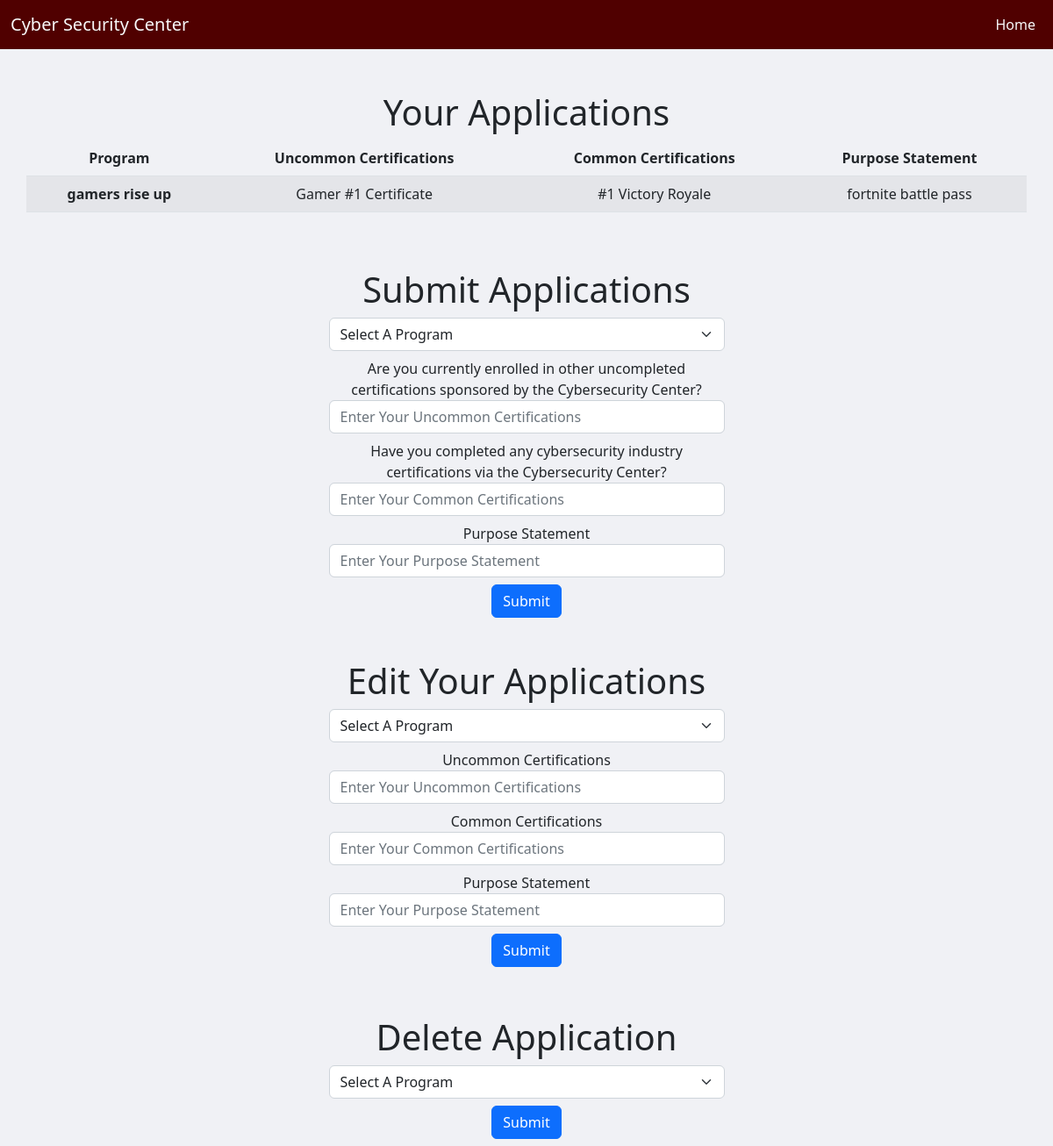
/applications-student.php (signed in), run on the app's committed database.
### tables this page shows
CREATE TABLE `applications` (
  `App_Num` int NOT NULL AUTO_INCREMENT,
  `Program_Num` int DEFAULT NULL,
  `UIN` int DEFAULT NULL,
  `Uncom_Cert` varchar(500) DEFAULT NULL,
  `Com_Cert` varchar(500) DEFAULT NULL,
  `Purpose_Statement` longtext,
  PRIMARY KEY (`App_Num`),
  KEY `Program_Num_app_idx` (`Program_Num`),
  KEY `UIN_app_idx` (`UIN`),
  CONSTRAINT `Program_Num_app` FOREIGN KEY (`Program_Num`) REFERENCES `programs` (`Program_Num`),
  CONSTRAINT `UIN_app` FOREIGN KEY (`UIN`) REFERENCES `college_student` (`UIN`)
);

CREATE TABLE `programs` (
  `Program_Num` int NOT NULL AUTO_INCREMENT,
  `Name` varchar(45) DEFAULT NULL,
  `Description` varchar(5000) DEFAULT NULL,
  `isDeleted` binary(1) DEFAULT NULL,
  PRIMARY KEY (`Program_Num`)
);

### applications-student.php (the view, shortened to what this page needs)
<!DOCTYPE html>
<html lang="en">
<head>
    <link href="https://cdn.jsdelivr.net/npm/bootstrap@5.2.3/dist/css/bootstrap.min.css" rel="stylesheet"
>
</head>
<body style="background-color: rgb(240, 241, 245);">
    <?php
    include 'navbar.php';
    ?>
    <div class="container mt-5">
        <div id="student-functionalities" class="mt-4 row justify-content-center text-center">
            <h1 class="h1">Your Applications</h1>
            <?php
            $UIN = $_SESSION['UIN'];
            $applicationQuery = "SELECT programs.Program_Num, programs.Name, applications.Uncom_Cert, applications.Com_Cert, applications.Purpose_Statement
            FROM applications
            JOIN programs ON applications.Program_Num = programs.Program_Num
            WHERE UIN = $UIN AND (isDeleted <> 1 OR isDeleted IS NULL)";
            $applicationResult = mysqli_query($mysql, $applicationQuery);
            echo "<table class='table table-striped'>
                    <thead>
                        <tr>
                            <th scope='col'>Program</th>
                            <th scope='col'>Uncommon Certifications</th>
                            <th scope='col'>Common Certifications</th>
                            <th scope='col'>Purpose Statement</th>
                        </tr>
                    </thead>
                    <tbody>";
            while ($applicationRow = mysqli_fetch_assoc($applicationResult)) {
                echo "
                <tr>
                    <th scope='row'>{$applicationRow['Name']}</th>
                    <td>{$applicationRow['Uncom_Cert']}</td>
                    <td>{$applicationRow['Com_Cert']}</td>
                    <td>{$applicationRow['Purpose_Statement']}</td>
                </tr>";
            }
            echo "</tbody>
                        </table>";
            ?>
        </div>
        <div class="row mt-5 justify-content-center text-center">
            <h1 class="h1"> Submit Applications </h1>
            <div class="col-5">
                <form action="<?php echo htmlspecialchars($_SERVER["PHP_SELF"]); ?>" method="post">
                    <select name="applicationPNum" class="form-select" aria-label="Default select example">
                        <option selected>Select A Program</option>
                    </select>
                    <div class="form-group">
                        <label class="mt-2" for="applicationUncommonInput">
                            Are you currently enrolled in
                            other uncompleted certifications
                            sponsored by the Cybersecurity
                            Center?</label>
                        <input name="applicationUncommon" type="text" class="form-control" id="applicationUncommonInput"
                            placeholder="Enter Your Uncommon Certifications">
                    </div>
                    <div class="form-group">
                        <label class="mt-2" for="applicationCommonInput">
                            Have you completed any
                            cybersecurity industry
                            certifications via the
                            Cybersecurity Center?</label>
                        <input name="applicationCommon" type="text" class="form-control" id="applicationCommonInput"
                            placeholder="Enter Your Common Certifications">
                    </div>
                    <div class="form-group">
                        <label class="mt-2" for="applicationPurposeInput">Purpose Statement</label>
                        <input name="applicationPurpose" type="text" class="form-control" id="applicationPurposeInput"
                            placeholder="Enter Your Purpose Statement">
                    </div>
                    <button type="submit" class="btn btn-primary mt-2">Submit</button>
                </form>
            </div>
        </div>
        <div class="row mt-5 justify-content-center text-center">
            <h1 class="h1"> Edit Your Applications </h1>
            <div class="col-5">
                <form action="<?php echo htmlspecialchars($_SERVER["PHP_SELF"]); ?>" method="post">
                    <select name="editPNum" class="form-select" aria-label="Default select example">
                        <option selected>Select A Program</option>
                    </select>
                    <div class="form-group">
                        <label class="mt-2" for="editUncommonInput">Uncommon Certifications</label>
                        <input name="editUncommon" type="text" class="form-control" id="editUncommonInput"
                            placeholder="Enter Your Uncommon Certifications">
                    </div>
                    <div class="form-group">
                        <label class="mt-2" for="editCommonInput">Common Certifications</label>
                        <input name="editCommon" type="text" class="form-control" id="editCommonInput"
                            placeholder="Enter Your Common Certifications">
                    </div>
                    <div class="form-group">
                        <label class="mt-2" for="editPurposeInput">Purpose Statement</label>
                        <input name="editPurpose" type="text" class="form-control" id="editPurposeInput"
                            placeholder="Enter Your Purpose Statement">
                    </div>
                    <button type="submit" class="btn btn-primary my-2">Submit</button>
                </form>
            </div>
        </div>
        <div class="row mt-5 justify-content-center text-center">
            <h1 class="h1"> Delete Application </h1>
            <div class="col-5">
                <form action="<?php echo htmlspecialchars($_SERVER["PHP_SELF"]); ?>" method="post">
                    <select name="removePNum" class="form-select" aria-label="Default select example">
                        <option selected>Select A Program</option>
                    </select>
                    <button type="submit" class="btn btn-primary my-2">Submit</button>
                </form>
            </div>
        </div>
    </div>
</body>
</html>

### data on the page
applications: Program_Num.Name "gamers rise up", Uncom_Cert "Gamer #1 Certificate", Com_Cert "#1 Victory Royale", Purpose_Statement "fortnite battle pass"
